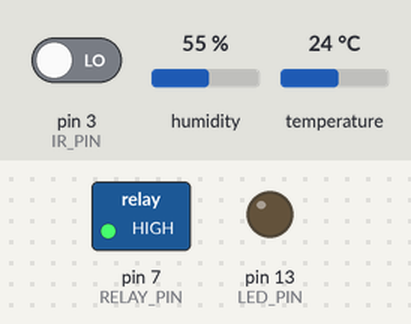
A program run on a simulated Arduino Uno, built with avr-gcc and run on an emulated ATmega328P. Parts: switched loads named in the program (green lamp = pin HIGH), output pins drawn as LEDs (lit = HIGH). Inputs (shaded band) come from the test bench; at power-on: temperature 24 °C, pin 3 (IR_PIN) LOW, humidity 55 %. What the program prints to the serial monitor is not drawn.

Above: at 1.2 s.
1.3 s: temperature set to 34.5 °C
3.2 s: temperature set to 35.7 °C
At 7.2 s:
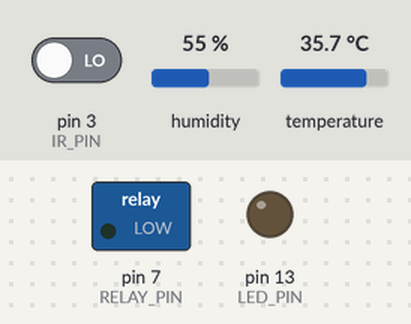
7.5 s: pin 3 (IR_PIN) driven HIGH
At 8.4 s:
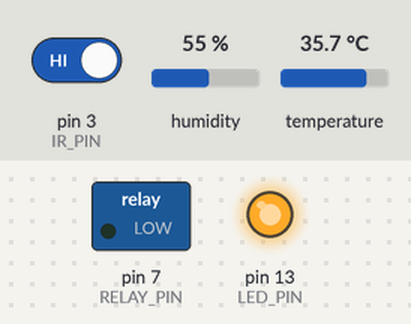
9.0 s: temperature set to 30.3 °C
11.2 s: temperature set to 29.3 °C
At 14.6 s:
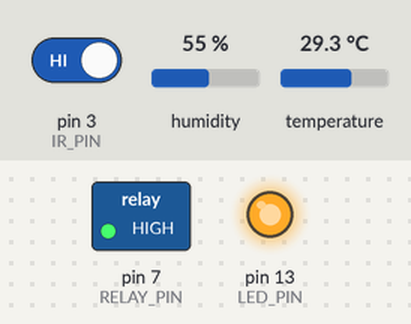
Timing chart, 0 to 16.1 s (numbered marks = the images above; inputs shaded):
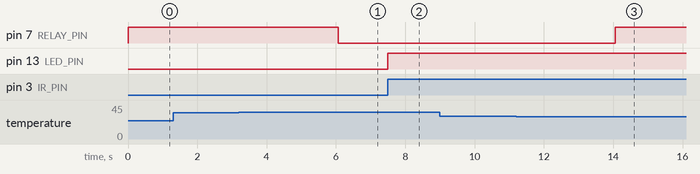

The program:

main.cpp
```cpp
/*
 * Arduino Uno R3 - IR Break Beam + DHT22 + Relay Fan Control
 *
 * IR Break Beam receiver on pin 3 (external 1K pull-up to 5V), counts objects.
 * DHT22 on pin 2, read every 2 seconds with range-validated readings.
 * Relay module (SRD-05VDC-SL-C, active LOW) on pin 7 drives the cooling fan.
 * Fan control is bidirectional over serial:
 *   - auto mode   : firmware hysteresis. The ON/OFF thresholds are
 *                   runtime-configurable via "THRESH:<on>:<off>" (the bridge
 *                   sends the app-configured temp_max and temp_max - 5C
 *                   dead-band). Boots at 35C ON / 30C OFF until the first
 *                   THRESH command arrives so the fan is never dead on arrival.
 *   - manual mode : commanded via serial lines "RELAY:ON" / "RELAY:OFF",
 *                   resumed with "RELAY:AUTO". Acknowledged with CFM:RELAY:OK.
 *                   THRESH is acknowledged with CFM:THRESH:OK (:INVALID when
 *                   the values are rejected).
 *   - safety default : an invalid DHT22 read ALWAYS forces the fan OFF,
 *                   overriding both auto hysteresis and a manual ON. While
 *                   active the Relay line reports "OFF (SAFETY)" so the
 *                   bridge/backend can tell safety-forced OFF from a plain
 *                   OFF. control_mode stays manual during a manual block.
 * Built-in LED (pin 13) ON when beam is broken.
 * Serial output at 9600 baud.
 *
 * Prints a new block (separator + data lines) only when a value
 * changes or an error state transitions.
 */

#include <Arduino.h>
#include <DHT.h>

// -- Pin assignments --
#define IR_PIN    3            // IR Break Beam receiver signal (external 1K pull-up to 5V)
#define RELAY_PIN 7            // Relay module signal (SRD-05VDC-SL-C, active LOW)
#define LED_PIN   LED_BUILTIN  // onboard LED (pin 13)
#define DHT_PIN   2            // DHT22 data wire
#define DHT_TYPE  DHT22        // sensor model (NOT DHT11)

// -- DHT22 instance (Adafruit library) --
DHT dht(DHT_PIN, DHT_TYPE);

// -- IR beam state (cooldown-based counting) --
bool beamBroken     = false;
bool lastBeamState  = false;
bool beamArmed      = true;
unsigned int objectCount = 0;
unsigned long lastIRCooldown = 0;
const unsigned long IR_COOLDOWN_MS = 40; // short hardware-noise debounce; preserve rapid valid crossings

// -- DHT data --
unsigned long lastDHTRead = 0;
const unsigned long DHT_INTERVAL = 2000;  // DHT22 needs >=2 s between reads
float temperature    = 0.0;
float humidity       = 0.0;
bool dhtDataValid    = false;
const char* dhtErrorMsg = "";   // populated when all retries fail

// -- Relay / fan state --
// AUTO-mode hysteresis thresholds. Boot defaults are the historical hardcoded
// values so the fan is never dead on arrival; the bridge overwrites them with
// the app-configured temp_max (+ derived 5C dead-band) via a THRESH command as
// soon as it connects.
float relayOnTemp  = 35.0; // auto: fan ON when temperature reaches this value
float relayOffTemp = 30.0; // auto: fan OFF when temperature drops below this value
bool relayOn = false;             // current relay state (LOW = ON, HIGH = OFF)
bool relaySafetyActive = false;   // true when fan is forced OFF by an invalid DHT22 read

// -- Serial command channel (bidirectional fan control) --
// The Raspberry Pi bridge polls the server and writes "RELAY:ON|OFF|AUTO".
// Manual mode is authoritative until a new command (or AUTO) arrives.
enum RelayMode { RELAY_AUTO, RELAY_MANUAL };
RelayMode relayMode   = RELAY_AUTO;
bool      manualRelayOn = false;
char      cmdBuf[32]    = "";
uint8_t   cmdLen        = 0;

// Track last-printed values so we only print on actual change
float lastPrintedTemp    = 0.0;
float lastPrintedHum     = 0.0;
bool  lastPrintedBeam    = false;
unsigned int lastPrintedCount = 0;

// Track whether we have already printed the current error state
// so we show it once (on transition) but don't repeat every 2 s
bool dhtErrorPrinted = false;

// ----------------------------------------------------------------
// Sync the "last printed" trackers so we don't reprint same values
// ----------------------------------------------------------------
void syncPrintedValues() {
  lastPrintedCount = objectCount;
  lastPrintedBeam  = beamBroken;
  lastPrintedTemp  = temperature;
  lastPrintedHum   = humidity;
}

// ----------------------------------------------------------------
// Print one complete block — separator + all 4 data lines
// ----------------------------------------------------------------
void printBlock() {
  // Form feed clears the terminal, disposing previous output
  Serial.write('\f');
  Serial.println("--------------------");

  Serial.print("Count: ");
  Serial.println(objectCount);

  Serial.print("Beam: ");
  Serial.println(beamBroken ? "BROKEN" : "UNBROKEN");

  // Temperature line — show value, error message, or placeholder
  Serial.print("Temp: ");
  if (dhtDataValid) {
    if (temperature >= 0.0 && temperature < 10.0) Serial.print('0');
    Serial.print(temperature, 2);
    Serial.println(" C");
  } else if (dhtErrorMsg[0] != '\0') {
    Serial.println(dhtErrorMsg);
  } else {
    Serial.println("--.-- C");
  }

  // Humidity line
  Serial.print("Humidity: ");
  if (dhtDataValid) {
    if (humidity >= 0.0 && humidity < 10.0) Serial.print('0');
    Serial.print(humidity, 2);
    Serial.println(" %");
  } else if (dhtErrorMsg[0] != '\0') {
    Serial.println("--.-- %");
  } else {
    Serial.println("--.-- %");
  }

  // Relay / fan state line — "OFF (SAFETY)" means the fan was forced off by
  // an invalid DHT22 read (distinct from a user/auto OFF)
  Serial.print("Relay: ");
  if (relayOn) {
    Serial.println("ON");
  } else if (relaySafetyActive) {
    Serial.println("OFF (SAFETY)");
  } else {
    Serial.println("OFF");
  }
}

// ----------------------------------------------------------------
// DHT22 read with NaN check + range validation + 3 retries
// ----------------------------------------------------------------
void readDHT() {
  dhtErrorMsg = "";

  for (int attempt = 0; attempt < 3; attempt++) {
    bool force = (attempt > 0);
    float h = dht.readHumidity(force);
    float t = dht.readTemperature(false, force);

    // Step 1: Reject NaN readings
    if (isnan(h) || isnan(t)) {
      continue;
    }

    // Step 2: Reject out-of-range temperature
    // DHT22 valid ambient range: -40°C to +80°C
    if (t > 80.0 || t < -40.0) {
      continue;
    }

    // Step 3: Reject out-of-range humidity (above 99% indicates error)
    if (h > 99.0) {
      continue;
    }

    // All checks passed — store valid data
    humidity     = h;
    temperature  = t;
    dhtDataValid = true;
    return;
  }

  // All 3 attempts failed validation
  dhtDataValid = false;
  dhtErrorMsg = "DHT22 Error - Check wiring";
}

// ----------------------------------------------------------------
// Serial command handling — parses "RELAY:ON|OFF|AUTO" and
// "THRESH:<on_temp>:<off_temp>" lines
// ----------------------------------------------------------------
void handleCommandLine(const char* line) {
  if (strncmp(line, "RELAY:", 6) == 0) {
    const char* val = line + 6;
    if (strncmp(val, "ON", 2) == 0) {
      relayMode     = RELAY_MANUAL;
      manualRelayOn = true;
    } else if (strncmp(val, "OFF", 3) == 0) {
      relayMode     = RELAY_MANUAL;
      manualRelayOn = false;
    } else if (strncmp(val, "AUTO", 4) == 0) {
      relayMode = RELAY_AUTO;
    }
    Serial.println("CFM:RELAY:OK");
  } else if (strncmp(line, "THRESH:", 7) == 0) {
    // App-configured AUTO hysteresis thresholds from the bridge.
    // Parsed with strtod rather than sscanf "%f" — the AVR toolchain does not
    // link float scanf support by default, so %f silently parsed nothing.
    // Validation keeps the pair sane: ON strictly above OFF and both within a
    // plausible ambient range, so a malformed command can't break the fan.
    char* end1 = NULL;
    char* end2 = NULL;
    float onT  = strtod(line + 7, &end1);
    float offT = (end1 != line + 7 && *end1 == ':') ? strtod(end1 + 1, &end2) : 0.0f;
    bool parsed = (end1 != line + 7 && *end1 == ':' && end2 != end1 + 1);
    if (parsed && onT > offT && onT >= 5.0 && onT <= 60.0 && offT >= -10.0) {
      relayOnTemp  = onT;
      relayOffTemp = offT;
      Serial.println("CFM:THRESH:OK");
    } else {
      Serial.println("CFM:THRESH:INVALID");
    }
  }
}

// Pure hysteresis decision (isolated for unit testing): fan ON once temperature
// reaches the ON threshold, OFF once it drops below the OFF threshold. Both
// thresholds are runtime-configurable via THRESH commands.
bool relayHysteresisNext(bool relayOnNow, float temperatureC, float onTemp, float offTemp) {
  if (!relayOnNow && temperatureC >= onTemp) return true;
  if (relayOnNow && temperatureC < offTemp) return false;
  return relayOnNow;
}

void readSerialCommands() {
  while (Serial.available() > 0) {
    char c = (char) Serial.read();
    if (c == '\n' || c == '\r') {
      if (cmdLen > 0) {
        cmdBuf[cmdLen] = '\0';
        handleCommandLine(cmdBuf);
        cmdLen = 0;
      }
    } else if (cmdLen < sizeof(cmdBuf) - 1) {
      cmdBuf[cmdLen++] = c;
    } else {
      cmdLen = 0; // line too long — discard
    }
  }
}

// ----------------------------------------------------------------
// Setup
// ----------------------------------------------------------------
void setup() {
  Serial.begin(9600);

  pinMode(IR_PIN, INPUT);          // external 1K pull-up resistor to 5V
  pinMode(RELAY_PIN, OUTPUT);
  digitalWrite(RELAY_PIN, HIGH);   // relay is active LOW, HIGH = OFF (fan starts stopped)
  pinMode(LED_PIN, OUTPUT);
  digitalWrite(LED_PIN, LOW);

  dht.begin();

  // Print initial block at startup (shows --.-- for DHT until first read)
  printBlock();
  lastPrintedCount = objectCount;
  lastPrintedBeam  = beamBroken;
  lastPrintedTemp  = temperature;
  lastPrintedHum   = humidity;

  lastDHTRead = millis();
}

// ----------------------------------------------------------------
// Main loop
// ----------------------------------------------------------------
void loop() {
  unsigned long now = millis();

  // 0) Serial commands (bidirectional relay control) — never blocks
  readSerialCommands();

  // ----------------------------------------------------
  // 1) DHT22 — read every 2 seconds with range validation
  // ----------------------------------------------------
  if (now - lastDHTRead >= DHT_INTERVAL) {
    lastDHTRead = now;

    bool prevDHTValid = dhtDataValid;
    readDHT();

    // Update display if validity state changed (valid <-> invalid)
    if (dhtDataValid != prevDHTValid) {
      dhtErrorPrinted = !dhtDataValid;
      printBlock();
      syncPrintedValues();
    }
    // Or if values changed while valid
    else if (dhtDataValid && (temperature != lastPrintedTemp ||
                              humidity != lastPrintedHum)) {
      printBlock();
      syncPrintedValues();
    }
    // Or if first time printing an error
    else if (!dhtDataValid && !dhtErrorPrinted) {
      dhtErrorPrinted = true;
      printBlock();
      syncPrintedValues();
    }
  }

  // ----------------------------------------------------
  // 2) IR Break Beam — counts on BREAKING edge with cooldown
  // ----------------------------------------------------
  beamBroken = (digitalRead(IR_PIN) == HIGH);

  if (beamBroken && !lastBeamState && beamArmed && (now - lastIRCooldown) > IR_COOLDOWN_MS) {
    lastBeamState = true;
    lastIRCooldown = now;
    beamArmed = false;
    objectCount++;
    digitalWrite(LED_PIN, HIGH);
    printBlock();
    syncPrintedValues();
  }

  if (!beamBroken && lastBeamState) {
    lastBeamState = false;
    beamArmed = true;
    digitalWrite(LED_PIN, LOW);
    printBlock();
    syncPrintedValues();
  }

  // ----------------------------------------------------
  // 3) Relay / fan — the DHT22 safety default wins over
  //    BOTH manual override and auto hysteresis: an invalid
  //    read always forces the fan OFF. Manual mode only
  //    suspends the hysteresis thresholds, never this check.
  // ----------------------------------------------------
  {
    bool prevRelay    = relayOn;
    bool prevSafety   = relaySafetyActive;
    if (!dhtDataValid) {
      // SAFETY DEFAULT — forced off regardless of mode
      relayOn          = false;
      relaySafetyActive = true;
    } else {
      relaySafetyActive = false;
      if (relayMode == RELAY_MANUAL) {
        relayOn = manualRelayOn;           // user override is authoritative
      } else {
        relayOn = relayHysteresisNext(relayOn, temperature, relayOnTemp, relayOffTemp);
      }
    }
    digitalWrite(RELAY_PIN, relayOn ? LOW : HIGH); // active LOW relay

    if (relayOn != prevRelay || relaySafetyActive != prevSafety) {
      printBlock();
      syncPrintedValues();
    }
  }
}
```

Measured:
- the behaviour switches between 34.9 and 35 °C on temperature (found by bisection; images 0 and 1)
- the behaviour switches between 30 and 29.9 °C on temperature (found by bisection; images 2 and 3)
- after the input at 1.3 s, every drawn part: stays the same
- after the input at 3.2 s, pin 7 (RELAY_PIN): HIGH → LOW after 2.9 s
- after the input at 7.5 s, pin 13 (LED_PIN): LOW → HIGH at once
- after the input at 9.0 s, every drawn part: stays the same
- after the input at 11.2 s, pin 7 (RELAY_PIN): LOW → HIGH after 2.9 s
